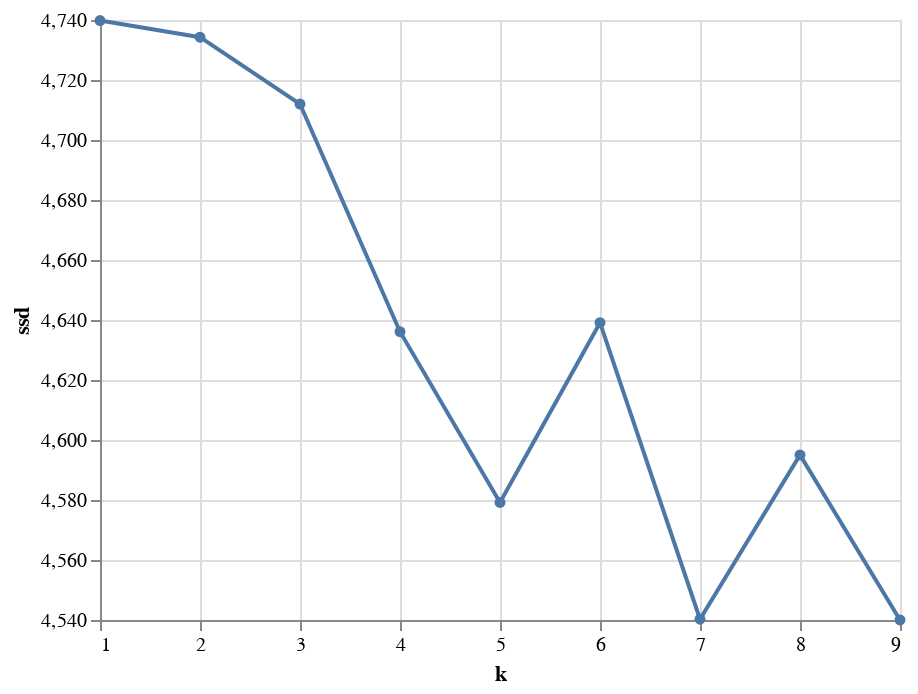

The notebook cell this image was saved under:
### Code cell
qualidade = pd.DataFrame(columns = ['k', 'ssd'])
for k in range(1, 10, 1):
    # kemans = KMeans(n_clusters=k, rantom_state=0)
    kmeans = MiniBatchKMeans(n_clusters=k, init_size=1024, batch_size=2048, random_state=20)
    kmeans.fit(vec_text)
    qualidade = qualidade.append({'k': k, 'ssd': kmeans.inertia_}, ignore_index=True)

alt.Chart(qualidade).mark_line(
    point=True
).encode(
    x = 'k',
    y = alt.Y('ssd', scale = alt.Scale(zero=False))
)

### Figure 1 — Vega-Lite specification as saved in the notebook (floating-point values rounded to 4 significant figures)
{"config": {"view": {"continuousWidth": 400, "continuousHeight": 300}}, "data": {"name": "data-48960ffb4113558f1e8d63c3b82ef118"}, "mark": {"type": "line", "point": true}, "encoding": {"x": {"field": "k", "type": "quantitative"}, "y": {"field": "ssd", "scale": {"zero": false}, "type": "quantitative"}}, "$schema": "https://vega.github.io/schema/vega-lite/v4.17.0.json", "datasets": {"data-48960ffb4113558f1e8d63c3b82ef118": [{"k": 1.0, "ssd": 4740.0}, {"k": 2.0, "ssd": 4734.0}, {"k": 3.0, "ssd": 4712.0}, {"k": 4.0, "ssd": 4636.0}, {"k": 5.0, "ssd": 4579.0}, {"k": 6.0, "ssd": 4639.0}, {"k": 7.0, "ssd": 4540.0}, {"k": 8.0, "ssd": 4595.0}, {"k": 9.0, "ssd": 4540.0}]}}
